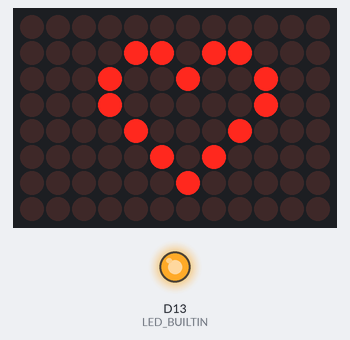
Simulated run of this sketch. Board: Arduino Uno R4 WiFi. On the bench: 12×8 LED matrix, output pins drawn as LEDs (lit = HIGH). Dashed ring = blinking.

Above: at 3.6 s.
At 21.6 s:
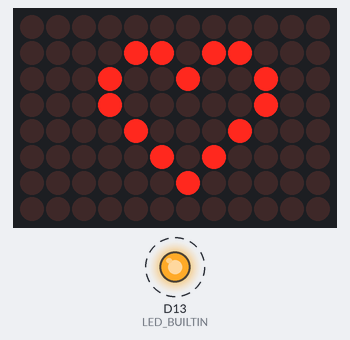
At 38.6 s:
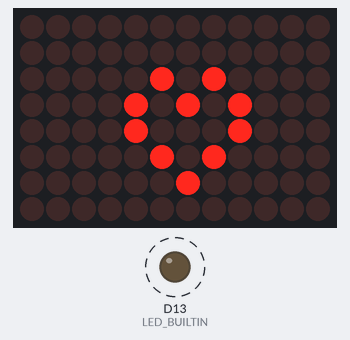
Timing chart, 0 to 40.0 s (numbered marks = the images above):
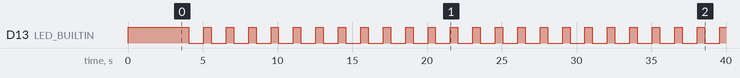

Measured:
- by itself, D13 (LED_BUILTIN): HIGH → LOW at 4.1 s, → HIGH 1.0 s later, → LOW 0.50 s later, → HIGH 1.0 s later, … (48 changes in this stretch)
- what the display in image 0 shows lasts 0.5 s, from 3.6 s to 4.1 s

The sketch:

MatrixIntro_cs.ino
```cpp
/*
  Heart Animation (+ Heartbeat) Sketch

  This is based on the default sketch that comes
  shipped with every UNO R4 WiFi board.

  After the setup animation (Tetris-style and a heart)
  is complete, the built-in LED blinks and the heart
  beats infinitely.

  No additional circuit required.

  Originally created 26 Jun 2023
  by Martino Facchin
  See the (original) full documentation here:
  https://docs.arduino.cc/tutorials/uno-r4-wifi/led-matrix

  Modified/forked 2024
  by Cory Schmitz
*/

// include the LED Matrix library from the Uno R4 core:
#include "Arduino_LED_Matrix.h"
// make an instance of the library:
ArduinoLEDMatrix matrix;
//include the "animation.h" header file that stores the frames for the animation
#include "animation.h"

static bool startup_loaded = false;

void setup() {
  Serial.begin(115200);
  //load frames from the animation.h file
  matrix.loadSequence(frames);
  // start the matrix
  matrix.begin();

  // turn on autoscroll to avoid calling next() to show the next frame; the paramenter is in milliseconds
  // matrix.autoscroll(300);

  //play the animation on the matrix
  matrix.play(true);

  //define LED_BUILTIN as an output
  pinMode(LED_BUILTIN, OUTPUT);

  // Indicate we are loading...
  digitalWrite(LED_BUILTIN, HIGH);
}

static void system_heartbeat() {
  /*
   * Blink the built-in LED and beat the matrix heart
   * with a delay in the loop
   * TODO: Change this to an ISR...
   */

  // Big heart
  digitalWrite(LED_BUILTIN, HIGH);
  matrix.loadFrame(heartbeat[0]);
  delay(500);
  // Little heart
  digitalWrite(LED_BUILTIN, LOW);
  matrix.loadFrame(heartbeat[1]);
  delay(1000);
}

void loop() {
  // Only begin the LED matrix heartbeat after the setup sequence is done
  if( matrix.sequenceDone() ) {
    matrix.play(false);
    startup_loaded = true;
  }

  if (startup_loaded)
    system_heartbeat();
}
```

animation.h
```cpp
#include <stdint.h>

const unsigned long heartbeat[][4] = {
  {
    0xd812,
    0x41040880,
    0x50020000,
    200
  },
  {
    0x5,
    0xa80880,
    0x50020000,
    1000
  }
};

const unsigned long frames[][4] = {
  {
    0xe0000000,
    0x0,
    0x0,
    66
  },
  {
    0x400e0000,
    0x0,
    0x0,
    66
  },
  {
    0x400e0,
    0x0,
    0x0,
    66
  },
  {
    0x40,
    0xe000000,
    0x0,
    66
  },
  {
    0x3000000,
    0x400e000,
    0x0,
    66
  },
  {
    0x3003000,
    0x400e,
    0x0,
    66
  },
  {
    0x3003,
    0x4,
    0xe00000,
    66
  },
  {
    0x3,
    0x300000,
    0x400e00,
    66
  },
  {
    0x0,
    0x300300,
    0x400e00,
    66
  },
  {
    0x1c000000,
    0x300,
    0x30400e00,
    66
  },
  {
    0x401c000,
    0x0,
    0x30430e00,
    66
  },
  {
    0x401c,
    0x0,
    0x430e30,
    66
  },
  {
    0x4,
    0x1c00000,
    0x430e30,
    66
  },
  {
    0x0,
    0x401c00,
    0x430e30,
    66
  },
  {
    0x800000,
    0x401,
    0xc0430e30,
    66
  },
  {
    0x800800,
    0x0,
    0x405f0e30,
    66
  },
  {
    0x800800,
    0x80000000,
    0x470ff0,
    66
  },
  {
    0x800800,
    0x80080000,
    0x470ff0,
    66
  },
  {
    0x800,
    0x80080080,
    0x470ff0,
    66
  },
  {
    0x38000000,
    0x80080080,
    0x8470ff0,
    66
  },
  {
    0x10038000,
    0x80080,
    0x8478ff0,
    66
  },
  {
    0x10038,
    0x80,
    0x8478ff8,
    66
  },
  {
    0x700010,
    0x3800080,
    0x8478ff8,
    66
  },
  {
    0x400700,
    0x1003880,
    0x8478ff8,
    66
  },
  {
    0x400,
    0x70001083,
    0x88478ff8,
    66
  },
  {
    0xf000000,
    0x40070081,
    0x87f8ff8,
    66
  },
  {
    0xf000,
    0x400f1,
    0x87f8ff8,
    66
  },
  {
    0x8000000f,
    0xc1,
    0xf7f8ff8,
    66
  },
  {
    0xc0080000,
    0xf00081,
    0xc7ffff8,
    66
  },
  {
    0x400c0080,
    0xf81,
    0x87fcfff,
    66
  },
  {
    0x3400c0,
    0x8000081,
    0xf87fcfff,
    66
  },
  {
    0x20200340,
    0xc008081,
    0xf87fcfff,
    66
  },
  {
    0x38220200,
    0x3400c089,
    0xf87fcfff,
    66
  },
  {
    0x38220,
    0x2003408d,
    0xf8ffcfff,
    66
  },
  {
    0x86100038,
    0x220240bd,
    0xf8ffcfff,
    66
  },
  {
    0xec186100,
    0x38260ad,
    0xfbffcfff,
    66
  },
  {
    0x3ec186,
    0x100078af,
    0xfaffffff,
    66
  },
  {
    0x114003ec,
    0x186178af,
    0xfaffffff,
    66
  },
  {
    0x3b411400,
    0x3ec1febf,
    0xfaffffff,
    66
  },
  {
    0x143b411,
    0x4ec3febf,
    0xfbffffff,
    66
  },
  {
    0xc040143b,
    0x4fd7febf,
    0xfbffffff,
    66
  },
  {
    0xc60c0439,
    0x4ff7ffff,
    0xfbffffff,
    66
  },
  {
    0x33c60f9,
    0x4ff7ffff,
    0xffffffff,
    66
  },
  {
    0x3cbc33ff,
    0x4ff7ffff,
    0xffffffff,
    66
  },
  {
    0x8ffbff,
    0x7ff7ffff,
    0xffffffff,
    66
  },
  {
    0xf0cffbff,
    0xfff7ffff,
    0xffffffff,
    66
  },
  {
    0xfe1fffff,
    0xffffffff,
    0xffffffff,
    66
  },
  {
    0xffffffff,
    0xffffffff,
    0xffffffff,
    66
  },
  {
    0x7fffffff,
    0xffffffff,
    0xfffff7ff,
    66
  },
  {
    0x3fe7ffff,
    0xffffffff,
    0xff7ff3fe,
    66
  },
  {
    0x1fc3fe7f,
    0xfffffff7,
    0xff3fe1fc,
    66
  },
  {
    0xf81fc3f,
    0xe7ff7ff3,
    0xfe1fc0f8,
    66
  },
  {
    0x500f81f,
    0xc3fe3fe1,
    0xfc0f8070,
    66
  },
  {
    0x500f,
    0x81fc1fc0,
    0xf8070020,
    66
  },
  {
    0x5,
    0xf80f80,
    0x70020000,
    0xffffffff // 66
  }
  /*
  {
    // little heart
    0x5,
    0xa80880,
    0x50020000,
    600
  },
  {
    // big heart
    0xd812,
    0x41040880,
    0x50020000,
    200
  },
  {
    // little heart
    0x5,
    0xa80880,
    0x50020000,
    0xffffffff
  }
  */
};
```
